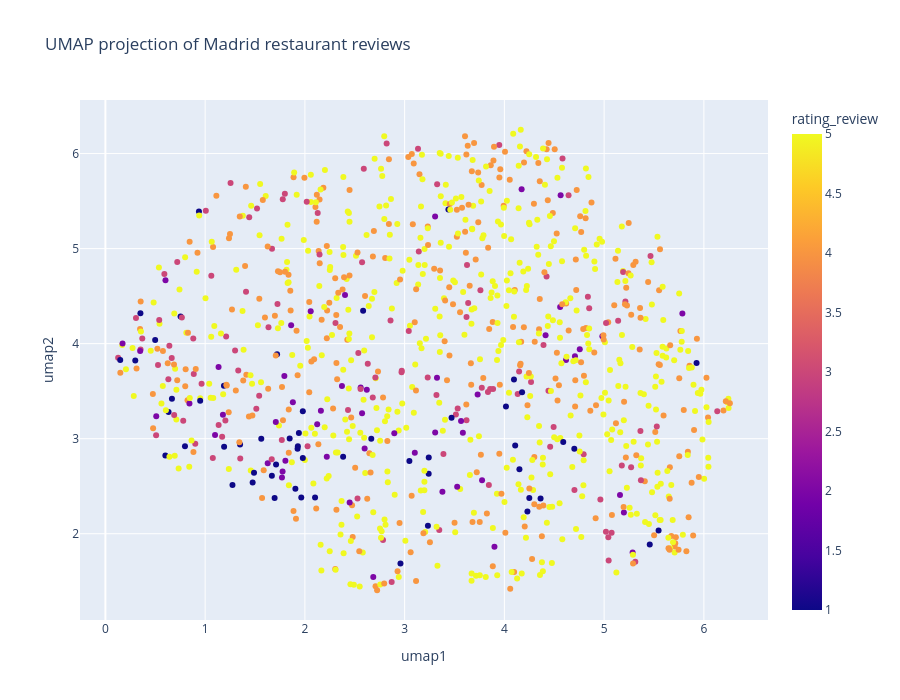

This figure's notebook cell:
### Code cell
fig = px.scatter(
    data_plot,
    x="umap1",
    y="umap2",
    color="rating_review",
    hover_name="title_review",
    hover_data={
        "rating_review": True,
        "title_review": True,
        "review_start": True,
        "umap1": False,
        "umap2": False,
    },
    title=f"UMAP projection of Madrid restaurant reviews",
    width=900,
    height=700,
)

#fig.show()
# The following is needed for creating the online book. Usually fig.show() is good enough.
display(HTML(fig.to_html(
    full_html=False,
    include_plotlyjs="cdn",
    include_mathjax=False
)))

### Figure 1 — Plotly figure (JSON) as saved in the notebook; plotly's stock layout.template omitted (floating-point values rounded to 4 significant figures; data arrays with more than 128 entries replaced by an {"elided": "..."} marker saying what was removed)
{"data": [{"customdata": {"elided": "1000x3 mixed values"}, "hovertemplate": "<b>%{hovertext}</b><br><br>rating_review=%{marker.color}<br>title_review=%{customdata[1]}<br>review_start=%{customdata[2]}<extra></extra>", "hovertext": {"elided": "1000 str values"}, "legendgroup": "", "marker": {"color": {"elided": "1000 int values"}, "coloraxis": "coloraxis", "symbol": "circle"}, "mode": "markers", "name": "", "orientation": "v", "showlegend": false, "type": "scatter", "x": {"elided": "1000 float values"}, "xaxis": "x", "y": {"elided": "1000 float values"}, "yaxis": "y"}], "layout": {"coloraxis": {"colorbar": {"title": {"text": "rating_review"}}, "colorscale": [[0, "#0d0887"], [0.1111, "#46039f"], [0.2222, "#7201a8"], [0.3333, "#9c179e"], [0.4444, "#bd3786"], [0.5556, "#d8576b"], [0.6667, "#ed7953"], [0.7778, "#fb9f3a"], [0.8889, "#fdca26"], [1, "#f0f921"]]}, "height": 700, "legend": {"tracegroupgap": 0}, "title": {"text": "UMAP projection of Madrid restaurant reviews"}, "width": 900, "xaxis": {"anchor": "y", "domain": [0, 1], "title": {"text": "umap1"}}, "yaxis": {"anchor": "x", "domain": [0, 1], "title": {"text": "umap2"}}}}
